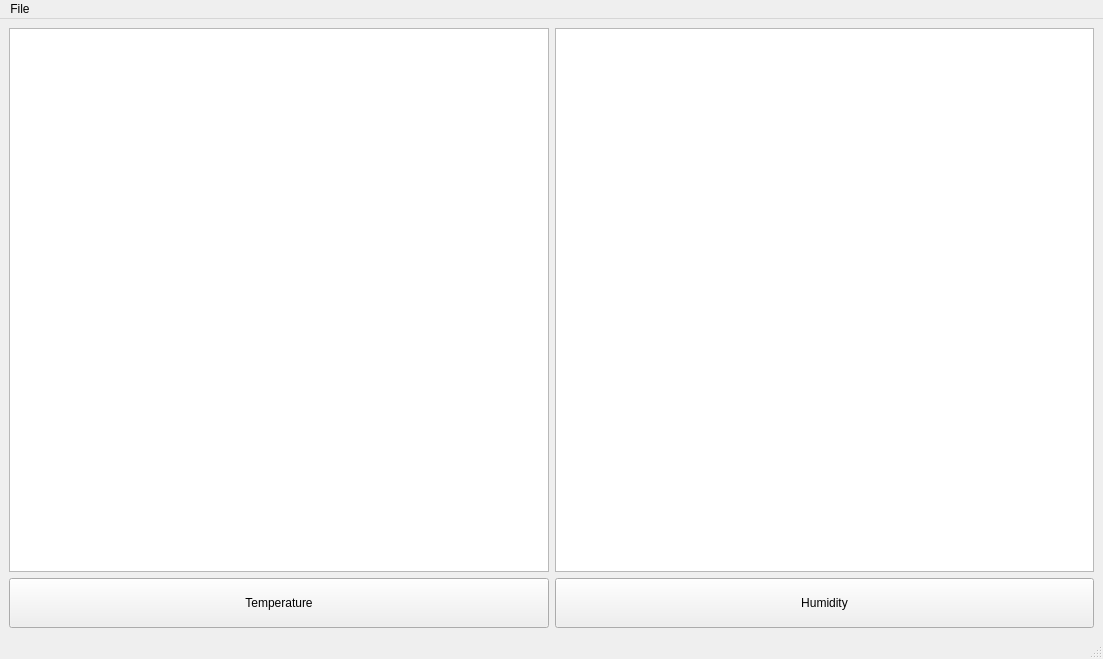
<?xml version="1.0" encoding="UTF-8"?>
<ui version="4.0">
 <class>MainWindow</class>
 <widget class="QMainWindow" name="MainWindow">
  <property name="geometry">
   <rect>
    <x>0</x>
    <y>0</y>
    <width>1103</width>
    <height>659</height>
   </rect>
  </property>
  <property name="windowTitle">
   <string>MainWindow</string>
  </property>
  <widget class="QWidget" name="centralwidget">
   <layout class="QGridLayout" name="gridLayout_2">
    <item row="0" column="0">
     <layout class="QGridLayout" name="gridLayout">
      <item row="0" column="0">
       <widget class="PlotWidget" name="temp_graph">
        <property name="minimumSize">
         <size>
          <width>500</width>
          <height>300</height>
         </size>
        </property>
       </widget>
      </item>
      <item row="0" column="1">
       <widget class="PlotWidget" name="humidity_graph">
        <property name="minimumSize">
         <size>
          <width>500</width>
          <height>300</height>
         </size>
        </property>
       </widget>
      </item>
      <item row="1" column="0">
       <widget class="QPushButton" name="temperature_btn">
        <property name="minimumSize">
         <size>
          <width>200</width>
          <height>50</height>
         </size>
        </property>
        <property name="text">
         <string>Temperature</string>
        </property>
       </widget>
      </item>
      <item row="1" column="1">
       <widget class="QPushButton" name="humidity_btn">
        <property name="minimumSize">
         <size>
          <width>200</width>
          <height>50</height>
         </size>
        </property>
        <property name="text">
         <string>Humidity</string>
        </property>
        <property name="flat">
         <bool>false</bool>
        </property>
       </widget>
      </item>
     </layout>
    </item>
   </layout>
  </widget>
  <widget class="QMenuBar" name="menubar">
   <property name="geometry">
    <rect>
     <x>0</x>
     <y>0</y>
     <width>1103</width>
     <height>26</height>
    </rect>
   </property>
   <widget class="QMenu" name="menuFile">
    <property name="title">
     <string>File</string>
    </property>
    <addaction name="actionNew"/>
    <addaction name="actionClose"/>
   </widget>
   <addaction name="menuFile"/>
  </widget>
  <widget class="QStatusBar" name="statusbar"/>
  <action name="actionNew">
   <property name="text">
    <string>New</string>
   </property>
   <property name="shortcut">
    <string>Ctrl+N</string>
   </property>
  </action>
  <action name="actionClose">
   <property name="text">
    <string>Close</string>
   </property>
   <property name="shortcut">
    <string>Ctrl+Q</string>
   </property>
  </action>
 </widget>
 <customwidgets>
  <customwidget>
   <class>PlotWidget</class>
   <extends>QGraphicsView</extends>
   <header>pyqtgraph</header>
   <container>1</container>
  </customwidget>
 </customwidgets>
 <resources/>
 <connections/>
</ui>
